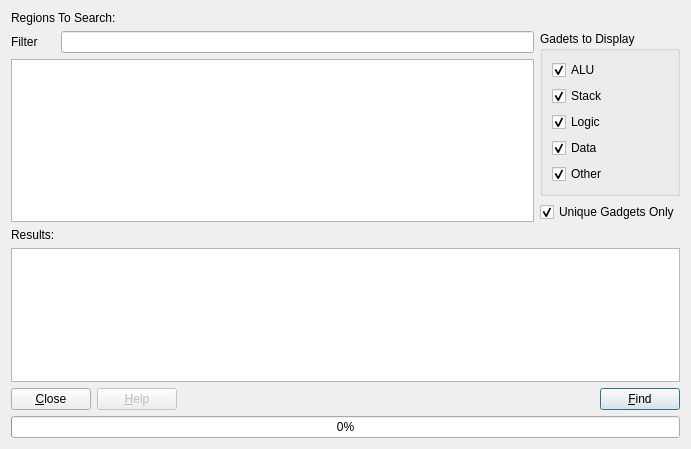
<?xml version="1.0" encoding="UTF-8"?>
<ui version="4.0">
 <author>Evan Teran</author>
 <class>DialogROPTool</class>
 <widget class="QDialog" name="DialogROPTool">
  <property name="geometry">
   <rect>
    <x>0</x>
    <y>0</y>
    <width>691</width>
    <height>449</height>
   </rect>
  </property>
  <property name="windowTitle">
   <string>ROP Gadget Search</string>
  </property>
  <layout class="QGridLayout" name="gridLayout">
   <item row="0" column="0" colspan="2">
    <widget class="QLabel" name="label">
     <property name="text">
      <string>Regions To Search:</string>
     </property>
    </widget>
   </item>
   <item row="1" column="0">
    <widget class="QLabel" name="label_3">
     <property name="text">
      <string>Filter</string>
     </property>
    </widget>
   </item>
   <item row="1" column="1">
    <widget class="QLineEdit" name="txtSearch"/>
   </item>
   <item row="1" column="2" rowspan="2">
    <widget class="QGroupBox" name="groupBox">
     <property name="title">
      <string>Gadets to Display</string>
     </property>
     <layout class="QVBoxLayout" name="verticalLayout">
      <item>
       <widget class="QCheckBox" name="chkShowALU">
        <property name="text">
         <string>ALU</string>
        </property>
        <property name="checked">
         <bool>true</bool>
        </property>
       </widget>
      </item>
      <item>
       <widget class="QCheckBox" name="chkShowStack">
        <property name="text">
         <string>Stack</string>
        </property>
        <property name="checked">
         <bool>true</bool>
        </property>
       </widget>
      </item>
      <item>
       <widget class="QCheckBox" name="chkShowLogic">
        <property name="text">
         <string>Logic</string>
        </property>
        <property name="checked">
         <bool>true</bool>
        </property>
       </widget>
      </item>
      <item>
       <widget class="QCheckBox" name="chkShowData">
        <property name="text">
         <string>Data</string>
        </property>
        <property name="checked">
         <bool>true</bool>
        </property>
       </widget>
      </item>
      <item>
       <widget class="QCheckBox" name="chkShowOther">
        <property name="text">
         <string>Other</string>
        </property>
        <property name="checked">
         <bool>true</bool>
        </property>
       </widget>
      </item>
     </layout>
    </widget>
   </item>
   <item row="2" column="0" rowspan="2" colspan="2">
    <widget class="QTableView" name="tableView">
     <property name="font">
      <font>
       <family>Monospace</family>
      </font>
     </property>
     <property name="editTriggers">
      <set>QAbstractItemView::NoEditTriggers</set>
     </property>
     <property name="alternatingRowColors">
      <bool>true</bool>
     </property>
     <property name="selectionMode">
      <enum>QAbstractItemView::SingleSelection</enum>
     </property>
     <property name="selectionBehavior">
      <enum>QAbstractItemView::SelectRows</enum>
     </property>
     <property name="sortingEnabled">
      <bool>true</bool>
     </property>
     <attribute name="horizontalHeaderStretchLastSection">
      <bool>true</bool>
     </attribute>
    </widget>
   </item>
   <item row="3" column="2">
    <widget class="QCheckBox" name="checkUnique">
     <property name="text">
      <string>Unique Gadgets Only</string>
     </property>
     <property name="checked">
      <bool>true</bool>
     </property>
    </widget>
   </item>
   <item row="4" column="0">
    <widget class="QLabel" name="label_2">
     <property name="text">
      <string>Results:</string>
     </property>
    </widget>
   </item>
   <item row="5" column="0" colspan="3">
    <widget class="QListView" name="listView">
     <property name="font">
      <font>
       <family>Monospace</family>
      </font>
     </property>
     <property name="editTriggers">
      <set>QAbstractItemView::NoEditTriggers</set>
     </property>
     <property name="alternatingRowColors">
      <bool>true</bool>
     </property>
    </widget>
   </item>
   <item row="6" column="0" colspan="3">
    <layout class="QHBoxLayout">
     <property name="spacing">
      <number>6</number>
     </property>
     <item>
      <widget class="QPushButton" name="btnClose">
       <property name="text">
        <string>&amp;Close</string>
       </property>
      </widget>
     </item>
     <item>
      <widget class="QPushButton" name="btnHelp">
       <property name="enabled">
        <bool>false</bool>
       </property>
       <property name="text">
        <string>&amp;Help</string>
       </property>
      </widget>
     </item>
     <item>
      <spacer>
       <property name="orientation">
        <enum>Qt::Horizontal</enum>
       </property>
       <property name="sizeHint" stdset="0">
        <size>
         <width>40</width>
         <height>20</height>
        </size>
       </property>
      </spacer>
     </item>
     <item>
      <widget class="QPushButton" name="btnFind">
       <property name="text">
        <string>&amp;Find</string>
       </property>
       <property name="default">
        <bool>true</bool>
       </property>
      </widget>
     </item>
    </layout>
   </item>
   <item row="7" column="0" colspan="3">
    <widget class="QProgressBar" name="progressBar">
     <property name="value">
      <number>0</number>
     </property>
     <property name="orientation">
      <enum>Qt::Horizontal</enum>
     </property>
    </widget>
   </item>
  </layout>
 </widget>
 <tabstops>
  <tabstop>txtSearch</tabstop>
  <tabstop>tableView</tabstop>
  <tabstop>listView</tabstop>
  <tabstop>btnClose</tabstop>
  <tabstop>btnHelp</tabstop>
  <tabstop>btnFind</tabstop>
 </tabstops>
 <resources/>
 <connections>
  <connection>
   <sender>btnClose</sender>
   <signal>clicked()</signal>
   <receiver>DialogROPTool</receiver>
   <slot>reject()</slot>
   <hints>
    <hint type="sourcelabel">
     <x>66</x>
     <y>422</y>
    </hint>
    <hint type="destinationlabel">
     <x>265</x>
     <y>468</y>
    </hint>
   </hints>
  </connection>
 </connections>
</ui>
